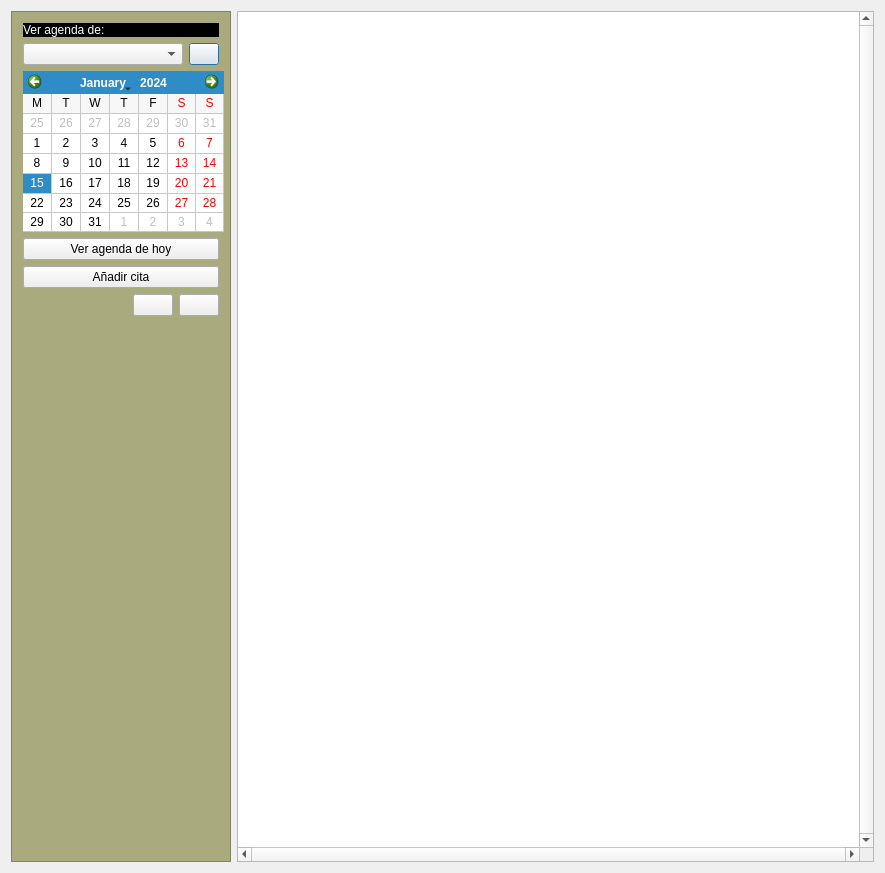
<?xml version="1.0" encoding="UTF-8"?>
<ui version="4.0">
 <class>AgendaForm</class>
 <widget class="QDialog" name="AgendaForm">
  <property name="geometry">
   <rect>
    <x>0</x>
    <y>0</y>
    <width>885</width>
    <height>873</height>
   </rect>
  </property>
  <property name="windowTitle">
   <string>Agenda Maya</string>
  </property>
  <property name="windowIcon">
   <iconset resource="../maya.qrc">
    <normaloff>:/Icons/PNG/iconMaya.png</normaloff>:/Icons/PNG/iconMaya.png</iconset>
  </property>
  <layout class="QHBoxLayout" name="horizontalLayout_2">
   <item>
    <widget class="QFrame" name="frame">
     <property name="maximumSize">
      <size>
       <width>220</width>
       <height>16777215</height>
      </size>
     </property>
     <property name="styleSheet">
      <string notr="true">QFrame#frame{
background-color: rgb(170, 170, 127);
}
QGroupBox{
background-color: #4C6088;}
QLabel{background-color: black;
			color:white}

</string>
     </property>
     <property name="frameShape">
      <enum>QFrame::StyledPanel</enum>
     </property>
     <property name="frameShadow">
      <enum>QFrame::Raised</enum>
     </property>
     <layout class="QVBoxLayout" name="verticalLayout">
      <item>
       <widget class="QLabel" name="label_4">
        <property name="text">
         <string>Ver agenda de:</string>
        </property>
       </widget>
      </item>
      <item>
       <layout class="QHBoxLayout" name="horizontalLayout_5">
        <item>
         <widget class="QComboBox" name="combo_user"/>
        </item>
        <item>
         <widget class="QPushButton" name="btn_buscaUser">
          <property name="maximumSize">
           <size>
            <width>30</width>
            <height>16777215</height>
           </size>
          </property>
          <property name="text">
           <string/>
          </property>
          <property name="icon">
           <iconset resource="../maya.qrc">
            <normaloff>:/Icons/PNG/search.png</normaloff>:/Icons/PNG/search.png</iconset>
          </property>
         </widget>
        </item>
       </layout>
      </item>
      <item>
       <widget class="QCalendarWidget" name="calendarWidget">
        <property name="sizePolicy">
         <sizepolicy hsizetype="Fixed" vsizetype="Fixed">
          <horstretch>0</horstretch>
          <verstretch>0</verstretch>
         </sizepolicy>
        </property>
        <property name="minimumSize">
         <size>
          <width>201</width>
          <height>161</height>
         </size>
        </property>
        <property name="styleSheet">
         <string notr="true"/>
        </property>
        <property name="firstDayOfWeek">
         <enum>Qt::Monday</enum>
        </property>
        <property name="gridVisible">
         <bool>true</bool>
        </property>
        <property name="horizontalHeaderFormat">
         <enum>QCalendarWidget::SingleLetterDayNames</enum>
        </property>
        <property name="verticalHeaderFormat">
         <enum>QCalendarWidget::NoVerticalHeader</enum>
        </property>
        <property name="navigationBarVisible">
         <bool>true</bool>
        </property>
        <property name="dateEditEnabled">
         <bool>true</bool>
        </property>
       </widget>
      </item>
      <item>
       <widget class="QPushButton" name="btn_hoy">
        <property name="text">
         <string>Ver agenda de hoy</string>
        </property>
       </widget>
      </item>
      <item>
       <widget class="QPushButton" name="pushButton">
        <property name="text">
         <string>Añadir cita</string>
        </property>
        <property name="icon">
         <iconset resource="../maya.qrc">
          <normaloff>:/Icons/PNG/Calendar.png</normaloff>:/Icons/PNG/Calendar.png</iconset>
        </property>
       </widget>
      </item>
      <item>
       <layout class="QHBoxLayout" name="horizontalLayout">
        <item>
         <spacer name="horizontalSpacer">
          <property name="orientation">
           <enum>Qt::Horizontal</enum>
          </property>
          <property name="sizeHint" stdset="0">
           <size>
            <width>40</width>
            <height>20</height>
           </size>
          </property>
         </spacer>
        </item>
        <item>
         <widget class="QPushButton" name="btn_zoomIn">
          <property name="text">
           <string/>
          </property>
          <property name="icon">
           <iconset resource="../maya.qrc">
            <normaloff>:/Icons/PNG/magnifier_zoom_in.png</normaloff>:/Icons/PNG/magnifier_zoom_in.png</iconset>
          </property>
          <property name="iconSize">
           <size>
            <width>20</width>
            <height>20</height>
           </size>
          </property>
         </widget>
        </item>
        <item>
         <widget class="QPushButton" name="btn_zoomOut">
          <property name="text">
           <string/>
          </property>
          <property name="icon">
           <iconset resource="../maya.qrc">
            <normaloff>:/Icons/PNG/magnifier_zoom_out.png</normaloff>:/Icons/PNG/magnifier_zoom_out.png</iconset>
          </property>
          <property name="iconSize">
           <size>
            <width>20</width>
            <height>20</height>
           </size>
          </property>
         </widget>
        </item>
       </layout>
      </item>
      <item>
       <spacer name="verticalSpacer">
        <property name="orientation">
         <enum>Qt::Vertical</enum>
        </property>
        <property name="sizeHint" stdset="0">
         <size>
          <width>20</width>
          <height>40</height>
         </size>
        </property>
       </spacer>
      </item>
     </layout>
    </widget>
   </item>
   <item>
    <widget class="QGraphicsView" name="graphicsView">
     <property name="sizePolicy">
      <sizepolicy hsizetype="Expanding" vsizetype="Expanding">
       <horstretch>0</horstretch>
       <verstretch>0</verstretch>
      </sizepolicy>
     </property>
     <property name="minimumSize">
      <size>
       <width>410</width>
       <height>0</height>
      </size>
     </property>
     <property name="verticalScrollBarPolicy">
      <enum>Qt::ScrollBarAlwaysOn</enum>
     </property>
     <property name="horizontalScrollBarPolicy">
      <enum>Qt::ScrollBarAlwaysOn</enum>
     </property>
    </widget>
   </item>
  </layout>
 </widget>
 <layoutdefault spacing="6" margin="11"/>
 <resources>
  <include location="../maya.qrc"/>
 </resources>
 <connections/>
</ui>
